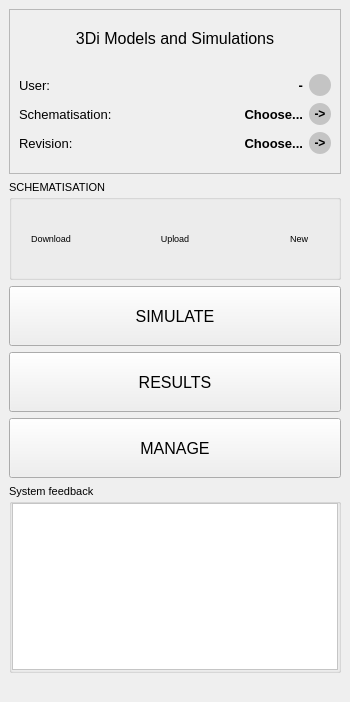
<?xml version="1.0" encoding="UTF-8"?>
<ui version="4.0">
 <class>ThreediDockWidget</class>
 <widget class="QDockWidget" name="ThreediDockWidget">
  <property name="geometry">
   <rect>
    <x>0</x>
    <y>0</y>
    <width>350</width>
    <height>702</height>
   </rect>
  </property>
  <property name="minimumSize">
   <size>
    <width>300</width>
    <height>702</height>
   </size>
  </property>
  <property name="font">
   <font>
    <family>Segoe UI</family>
    <pointsize>10</pointsize>
   </font>
  </property>
  <property name="layoutDirection">
   <enum>Qt::LeftToRight</enum>
  </property>
  <property name="features">
   <set>QDockWidget::DockWidgetClosable|QDockWidget::DockWidgetMovable</set>
  </property>
  <property name="allowedAreas">
   <set>Qt::LeftDockWidgetArea|Qt::RightDockWidgetArea</set>
  </property>
  <property name="windowTitle">
   <string>3Di Models and Simulations</string>
  </property>
  <widget class="QWidget" name="dockWidgetContents">
   <layout class="QGridLayout" name="gridLayout">
    <item row="5" column="0" colspan="3">
     <widget class="QToolButton" name="btn_manage">
      <property name="enabled">
       <bool>true</bool>
      </property>
      <property name="sizePolicy">
       <sizepolicy hsizetype="Preferred" vsizetype="Preferred">
        <horstretch>0</horstretch>
        <verstretch>0</verstretch>
       </sizepolicy>
      </property>
      <property name="minimumSize">
       <size>
        <width>0</width>
        <height>60</height>
       </size>
      </property>
      <property name="font">
       <font>
        <family>Segoe UI</family>
        <pointsize>12</pointsize>
       </font>
      </property>
      <property name="text">
       <string>MANAGE</string>
      </property>
      <property name="icon">
       <iconset>
        <normaloff>icons/results.svg</normaloff>icons/results.svg</iconset>
      </property>
      <property name="iconSize">
       <size>
        <width>80</width>
        <height>40</height>
       </size>
      </property>
      <property name="toolButtonStyle">
       <enum>Qt::ToolButtonTextBesideIcon</enum>
      </property>
     </widget>
    </item>
    <item row="4" column="0" colspan="3">
     <widget class="QToolButton" name="btn_results">
      <property name="enabled">
       <bool>true</bool>
      </property>
      <property name="sizePolicy">
       <sizepolicy hsizetype="Preferred" vsizetype="Preferred">
        <horstretch>0</horstretch>
        <verstretch>0</verstretch>
       </sizepolicy>
      </property>
      <property name="minimumSize">
       <size>
        <width>0</width>
        <height>60</height>
       </size>
      </property>
      <property name="maximumSize">
       <size>
        <width>16777215</width>
        <height>16777215</height>
       </size>
      </property>
      <property name="font">
       <font>
        <family>Segoe UI</family>
        <pointsize>12</pointsize>
       </font>
      </property>
      <property name="text">
       <string>RESULTS</string>
      </property>
      <property name="icon">
       <iconset>
        <normaloff>icons/api.svg</normaloff>icons/api.svg</iconset>
      </property>
      <property name="iconSize">
       <size>
        <width>80</width>
        <height>40</height>
       </size>
      </property>
      <property name="toolButtonStyle">
       <enum>Qt::ToolButtonTextBesideIcon</enum>
      </property>
     </widget>
    </item>
    <item row="2" column="0" colspan="3">
     <widget class="QGroupBox" name="grp_schematisation">
      <property name="font">
       <font>
        <family>Segoe UI</family>
        <pointsize>8</pointsize>
       </font>
      </property>
      <property name="title">
       <string>SCHEMATISATION</string>
      </property>
      <layout class="QHBoxLayout" name="horizontalLayout_2">
       <item>
        <widget class="QToolButton" name="btn_download">
         <property name="minimumSize">
          <size>
           <width>60</width>
           <height>60</height>
          </size>
         </property>
         <property name="font">
          <font>
           <family>Segoe UI</family>
           <pointsize>7</pointsize>
          </font>
         </property>
         <property name="toolTip">
          <string>Download a revision of a schematisation</string>
         </property>
         <property name="text">
          <string>Download</string>
         </property>
         <property name="icon">
          <iconset>
           <normaloff>../icons/download.svg</normaloff>../icons/download.svg</iconset>
         </property>
         <property name="iconSize">
          <size>
           <width>30</width>
           <height>30</height>
          </size>
         </property>
         <property name="popupMode">
          <enum>QToolButton::DelayedPopup</enum>
         </property>
         <property name="toolButtonStyle">
          <enum>Qt::ToolButtonTextUnderIcon</enum>
         </property>
         <property name="autoRaise">
          <bool>true</bool>
         </property>
        </widget>
       </item>
       <item>
        <spacer name="horizontalSpacer">
         <property name="orientation">
          <enum>Qt::Horizontal</enum>
         </property>
         <property name="sizeHint" stdset="0">
          <size>
           <width>40</width>
           <height>20</height>
          </size>
         </property>
        </spacer>
       </item>
       <item>
        <widget class="QToolButton" name="btn_upload">
         <property name="minimumSize">
          <size>
           <width>60</width>
           <height>60</height>
          </size>
         </property>
         <property name="font">
          <font>
           <family>Segoe UI</family>
           <pointsize>7</pointsize>
          </font>
         </property>
         <property name="toolTip">
          <string>Upload changes, creating a new revision of the current schematisation</string>
         </property>
         <property name="text">
          <string>Upload</string>
         </property>
         <property name="icon">
          <iconset>
           <normaloff>../icons/upload.svg</normaloff>../icons/upload.svg</iconset>
         </property>
         <property name="iconSize">
          <size>
           <width>30</width>
           <height>30</height>
          </size>
         </property>
         <property name="toolButtonStyle">
          <enum>Qt::ToolButtonTextUnderIcon</enum>
         </property>
         <property name="autoRaise">
          <bool>true</bool>
         </property>
        </widget>
       </item>
       <item>
        <spacer name="horizontalSpacer_2">
         <property name="orientation">
          <enum>Qt::Horizontal</enum>
         </property>
         <property name="sizeHint" stdset="0">
          <size>
           <width>40</width>
           <height>20</height>
          </size>
         </property>
        </spacer>
       </item>
       <item>
        <widget class="QToolButton" name="btn_new">
         <property name="minimumSize">
          <size>
           <width>60</width>
           <height>60</height>
          </size>
         </property>
         <property name="font">
          <font>
           <family>Segoe UI</family>
           <pointsize>7</pointsize>
          </font>
         </property>
         <property name="toolTip">
          <string>Create new schematisation. It will be created both on the server and locally</string>
         </property>
         <property name="text">
          <string>New</string>
         </property>
         <property name="icon">
          <iconset>
           <normaloff>../icons/new.svg</normaloff>../icons/new.svg</iconset>
         </property>
         <property name="iconSize">
          <size>
           <width>30</width>
           <height>30</height>
          </size>
         </property>
         <property name="toolButtonStyle">
          <enum>Qt::ToolButtonTextUnderIcon</enum>
         </property>
         <property name="autoRaise">
          <bool>true</bool>
         </property>
        </widget>
       </item>
      </layout>
     </widget>
    </item>
    <item row="7" column="0" colspan="3">
     <widget class="QgsCollapsibleGroupBox" name="mGroupBox">
      <property name="sizePolicy">
       <sizepolicy hsizetype="Expanding" vsizetype="Expanding">
        <horstretch>0</horstretch>
        <verstretch>0</verstretch>
       </sizepolicy>
      </property>
      <property name="font">
       <font>
        <family>Segoe UI</family>
        <pointsize>8</pointsize>
       </font>
      </property>
      <property name="title">
       <string>System feedback</string>
      </property>
      <property name="collapsed">
       <bool>true</bool>
      </property>
      <property name="saveCollapsedState">
       <bool>false</bool>
      </property>
      <layout class="QGridLayout" name="gridLayout_2">
       <property name="leftMargin">
        <number>0</number>
       </property>
       <property name="topMargin">
        <number>0</number>
       </property>
       <property name="rightMargin">
        <number>0</number>
       </property>
       <property name="bottomMargin">
        <number>0</number>
       </property>
       <property name="spacing">
        <number>0</number>
       </property>
       <item row="0" column="0">
        <widget class="QListView" name="lv_log">
         <property name="sizePolicy">
          <sizepolicy hsizetype="Expanding" vsizetype="Expanding">
           <horstretch>0</horstretch>
           <verstretch>0</verstretch>
          </sizepolicy>
         </property>
         <property name="minimumSize">
          <size>
           <width>0</width>
           <height>150</height>
          </size>
         </property>
         <property name="maximumSize">
          <size>
           <width>16777215</width>
           <height>16777215</height>
          </size>
         </property>
         <property name="font">
          <font>
           <family>Segoe UI</family>
           <pointsize>8</pointsize>
          </font>
         </property>
         <property name="styleSheet">
          <string notr="true">QListView {background-color: white;}</string>
         </property>
         <property name="editTriggers">
          <set>QAbstractItemView::NoEditTriggers</set>
         </property>
         <property name="wordWrap">
          <bool>true</bool>
         </property>
        </widget>
       </item>
      </layout>
     </widget>
    </item>
    <item row="3" column="0" colspan="3">
     <widget class="QToolButton" name="btn_simulate">
      <property name="enabled">
       <bool>true</bool>
      </property>
      <property name="sizePolicy">
       <sizepolicy hsizetype="Preferred" vsizetype="Preferred">
        <horstretch>0</horstretch>
        <verstretch>0</verstretch>
       </sizepolicy>
      </property>
      <property name="minimumSize">
       <size>
        <width>0</width>
        <height>60</height>
       </size>
      </property>
      <property name="maximumSize">
       <size>
        <width>16777215</width>
        <height>16777215</height>
       </size>
      </property>
      <property name="sizeIncrement">
       <size>
        <width>0</width>
        <height>0</height>
       </size>
      </property>
      <property name="font">
       <font>
        <family>Segoe UI</family>
        <pointsize>12</pointsize>
       </font>
      </property>
      <property name="text">
       <string>SIMULATE</string>
      </property>
      <property name="icon">
       <iconset>
        <normaloff>icons/upload.svg</normaloff>icons/upload.svg</iconset>
      </property>
      <property name="iconSize">
       <size>
        <width>80</width>
        <height>40</height>
       </size>
      </property>
      <property name="toolButtonStyle">
       <enum>Qt::ToolButtonTextBesideIcon</enum>
      </property>
     </widget>
    </item>
    <item row="0" column="0" colspan="3">
     <widget class="QFrame" name="frame">
      <property name="sizePolicy">
       <sizepolicy hsizetype="Preferred" vsizetype="Fixed">
        <horstretch>0</horstretch>
        <verstretch>0</verstretch>
       </sizepolicy>
      </property>
      <property name="minimumSize">
       <size>
        <width>0</width>
        <height>165</height>
       </size>
      </property>
      <property name="maximumSize">
       <size>
        <width>16777215</width>
        <height>165</height>
       </size>
      </property>
      <property name="frameShape">
       <enum>QFrame::StyledPanel</enum>
      </property>
      <property name="frameShadow">
       <enum>QFrame::Plain</enum>
      </property>
      <layout class="QGridLayout" name="gridLayout_4">
       <property name="leftMargin">
        <number>9</number>
       </property>
       <property name="rightMargin">
        <number>9</number>
       </property>
       <item row="0" column="0">
        <widget class="QLabel" name="label_10">
         <property name="font">
          <font>
           <family>Segoe UI</family>
           <pointsize>12</pointsize>
          </font>
         </property>
         <property name="text">
          <string>3Di Models and Simulations</string>
         </property>
         <property name="alignment">
          <set>Qt::AlignCenter</set>
         </property>
        </widget>
       </item>
       <item row="1" column="0">
        <widget class="QWidget" name="widget_authorized" native="true">
         <property name="sizePolicy">
          <sizepolicy hsizetype="Preferred" vsizetype="Preferred">
           <horstretch>0</horstretch>
           <verstretch>0</verstretch>
          </sizepolicy>
         </property>
         <property name="minimumSize">
          <size>
           <width>0</width>
           <height>100</height>
          </size>
         </property>
         <layout class="QGridLayout" name="gridLayout_3">
          <property name="leftMargin">
           <number>0</number>
          </property>
          <property name="rightMargin">
           <number>0</number>
          </property>
          <item row="2" column="0">
           <widget class="QLabel" name="label_4">
            <property name="text">
             <string>Revision:</string>
            </property>
            <property name="margin">
             <number>5</number>
            </property>
           </widget>
          </item>
          <item row="0" column="0">
           <widget class="QLabel" name="label">
            <property name="text">
             <string>User:</string>
            </property>
            <property name="margin">
             <number>5</number>
            </property>
           </widget>
          </item>
          <item row="1" column="0">
           <widget class="QLabel" name="label_2">
            <property name="text">
             <string>Schematisation:</string>
            </property>
            <property name="margin">
             <number>5</number>
            </property>
           </widget>
          </item>
          <item row="0" column="3">
           <layout class="QHBoxLayout" name="horizontalLayout">
            <item>
             <widget class="QLabel" name="label_user">
              <property name="sizePolicy">
               <sizepolicy hsizetype="Preferred" vsizetype="Preferred">
                <horstretch>0</horstretch>
                <verstretch>0</verstretch>
               </sizepolicy>
              </property>
              <property name="font">
               <font>
                <family>Segoe UI</family>
                <pointsize>10</pointsize>
                <weight>75</weight>
                <bold>true</bold>
               </font>
              </property>
              <property name="layoutDirection">
               <enum>Qt::LeftToRight</enum>
              </property>
              <property name="text">
               <string>-</string>
              </property>
              <property name="alignment">
               <set>Qt::AlignRight|Qt::AlignTrailing|Qt::AlignVCenter</set>
              </property>
             </widget>
            </item>
            <item>
             <widget class="QToolButton" name="btn_log_in_out">
              <property name="minimumSize">
               <size>
                <width>22</width>
                <height>22</height>
               </size>
              </property>
              <property name="font">
               <font>
                <family>Segoe UI</family>
                <pointsize>9</pointsize>
                <weight>75</weight>
                <bold>true</bold>
               </font>
              </property>
              <property name="toolTip">
               <string>Log in</string>
              </property>
              <property name="styleSheet">
               <string notr="true">border-radius : 11;
background-color: #C4C4C4;</string>
              </property>
              <property name="text">
               <string/>
              </property>
              <property name="icon">
               <iconset>
                <normaloff>../icons/arrow.svg</normaloff>../icons/arrow.svg</iconset>
              </property>
              <property name="iconSize">
               <size>
                <width>10</width>
                <height>10</height>
               </size>
              </property>
              <property name="arrowType">
               <enum>Qt::NoArrow</enum>
              </property>
             </widget>
            </item>
           </layout>
          </item>
          <item row="1" column="3">
           <layout class="QHBoxLayout" name="horizontalLayout_3">
            <item>
             <widget class="QLabel" name="label_schematisation">
              <property name="sizePolicy">
               <sizepolicy hsizetype="Ignored" vsizetype="Preferred">
                <horstretch>0</horstretch>
                <verstretch>0</verstretch>
               </sizepolicy>
              </property>
              <property name="font">
               <font>
                <family>Segoe UI</family>
                <pointsize>10</pointsize>
                <weight>75</weight>
                <bold>true</bold>
               </font>
              </property>
              <property name="layoutDirection">
               <enum>Qt::LeftToRight</enum>
              </property>
              <property name="text">
               <string>Choose...</string>
              </property>
              <property name="scaledContents">
               <bool>false</bool>
              </property>
              <property name="alignment">
               <set>Qt::AlignRight|Qt::AlignTrailing|Qt::AlignVCenter</set>
              </property>
              <property name="wordWrap">
               <bool>false</bool>
              </property>
             </widget>
            </item>
            <item>
             <widget class="QToolButton" name="btn_load_schematisation">
              <property name="minimumSize">
               <size>
                <width>22</width>
                <height>22</height>
               </size>
              </property>
              <property name="font">
               <font>
                <family>Segoe UI</family>
                <pointsize>9</pointsize>
                <weight>75</weight>
                <bold>true</bold>
               </font>
              </property>
              <property name="toolTip">
               <string>Activate a locally available revision of a schematisation</string>
              </property>
              <property name="layoutDirection">
               <enum>Qt::LeftToRight</enum>
              </property>
              <property name="autoFillBackground">
               <bool>false</bool>
              </property>
              <property name="styleSheet">
               <string notr="true">border-radius : 11;
background-color: #C4C4C4;</string>
              </property>
              <property name="text">
               <string>-&gt;</string>
              </property>
              <property name="icon">
               <iconset>
                <normaloff>../icons/arrow.svg</normaloff>../icons/arrow.svg</iconset>
              </property>
              <property name="iconSize">
               <size>
                <width>10</width>
                <height>10</height>
               </size>
              </property>
             </widget>
            </item>
           </layout>
          </item>
          <item row="2" column="3">
           <layout class="QHBoxLayout" name="horizontalLayout_4">
            <item>
             <widget class="QLabel" name="label_revision">
              <property name="sizePolicy">
               <sizepolicy hsizetype="Preferred" vsizetype="Preferred">
                <horstretch>0</horstretch>
                <verstretch>0</verstretch>
               </sizepolicy>
              </property>
              <property name="font">
               <font>
                <family>Segoe UI</family>
                <pointsize>10</pointsize>
                <weight>75</weight>
                <bold>true</bold>
               </font>
              </property>
              <property name="layoutDirection">
               <enum>Qt::LeftToRight</enum>
              </property>
              <property name="text">
               <string>Choose...</string>
              </property>
              <property name="alignment">
               <set>Qt::AlignRight|Qt::AlignTrailing|Qt::AlignVCenter</set>
              </property>
             </widget>
            </item>
            <item>
             <widget class="QToolButton" name="btn_load_revision">
              <property name="minimumSize">
               <size>
                <width>22</width>
                <height>22</height>
               </size>
              </property>
              <property name="font">
               <font>
                <family>Segoe UI</family>
                <pointsize>9</pointsize>
                <weight>75</weight>
                <bold>true</bold>
               </font>
              </property>
              <property name="toolTip">
               <string>Activate a locally available revision of a schematisation</string>
              </property>
              <property name="styleSheet">
               <string notr="true">border-radius : 11;
background-color: #C4C4C4;</string>
              </property>
              <property name="text">
               <string>-&gt;</string>
              </property>
              <property name="icon">
               <iconset>
                <normaloff>../icons/arrow.svg</normaloff>../icons/arrow.svg</iconset>
              </property>
              <property name="iconSize">
               <size>
                <width>10</width>
                <height>10</height>
               </size>
              </property>
             </widget>
            </item>
           </layout>
          </item>
         </layout>
        </widget>
       </item>
      </layout>
     </widget>
    </item>
    <item row="8" column="1">
     <spacer name="verticalSpacer">
      <property name="orientation">
       <enum>Qt::Vertical</enum>
      </property>
      <property name="sizeType">
       <enum>QSizePolicy::MinimumExpanding</enum>
      </property>
      <property name="sizeHint" stdset="0">
       <size>
        <width>20</width>
        <height>20</height>
       </size>
      </property>
     </spacer>
    </item>
   </layout>
  </widget>
 </widget>
 <customwidgets>
  <customwidget>
   <class>QgsCollapsibleGroupBox</class>
   <extends>QGroupBox</extends>
   <header>qgscollapsiblegroupbox.h</header>
   <container>1</container>
  </customwidget>
 </customwidgets>
 <tabstops>
  <tabstop>btn_log_in_out</tabstop>
  <tabstop>btn_load_schematisation</tabstop>
  <tabstop>btn_load_revision</tabstop>
  <tabstop>btn_download</tabstop>
  <tabstop>btn_upload</tabstop>
  <tabstop>btn_new</tabstop>
  <tabstop>btn_simulate</tabstop>
  <tabstop>btn_results</tabstop>
  <tabstop>btn_manage</tabstop>
  <tabstop>mGroupBox</tabstop>
 </tabstops>
 <resources/>
 <connections/>
</ui>
